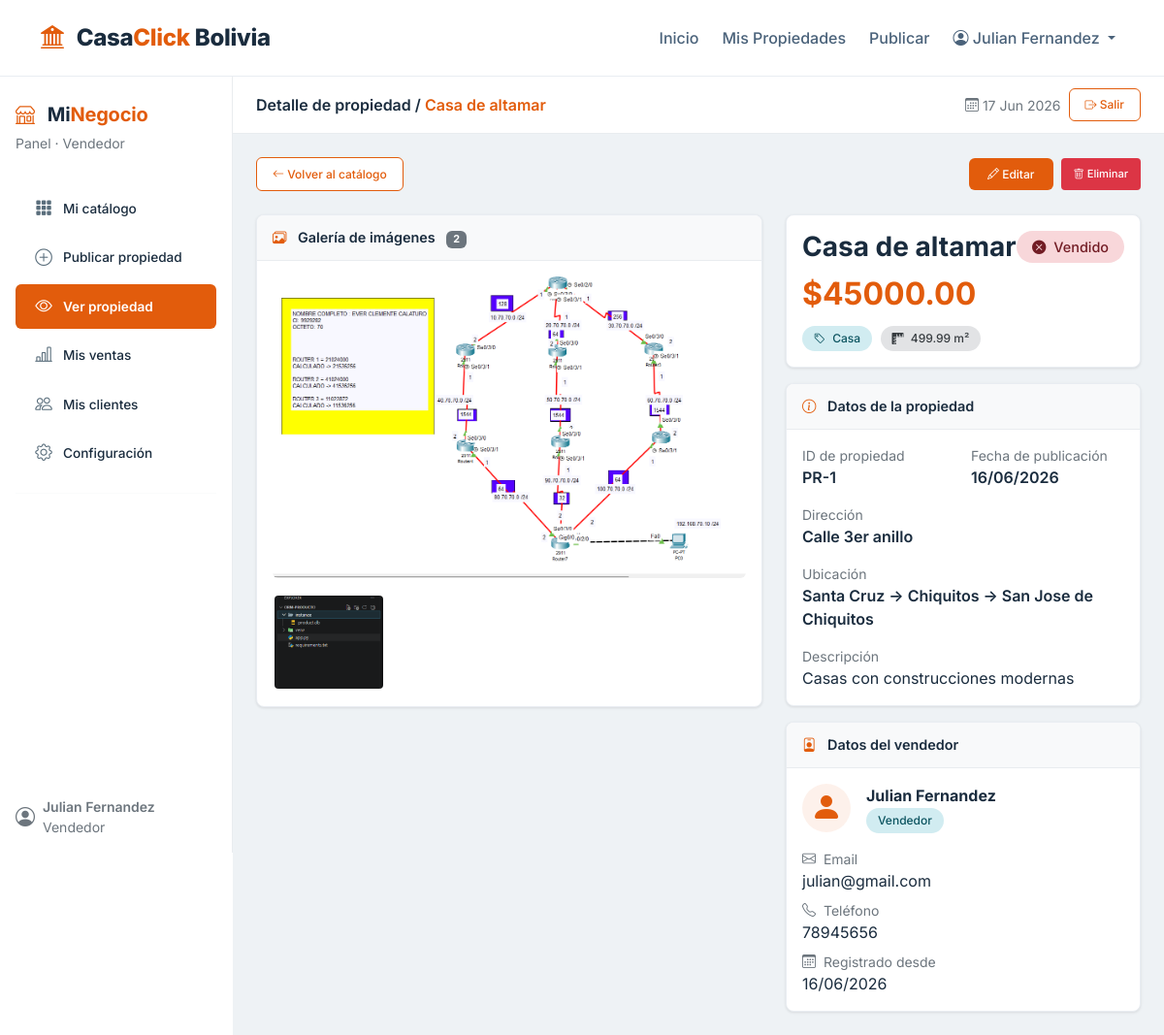
Page /vendedor/propiedad/1 (signed in) on the earlier database version.
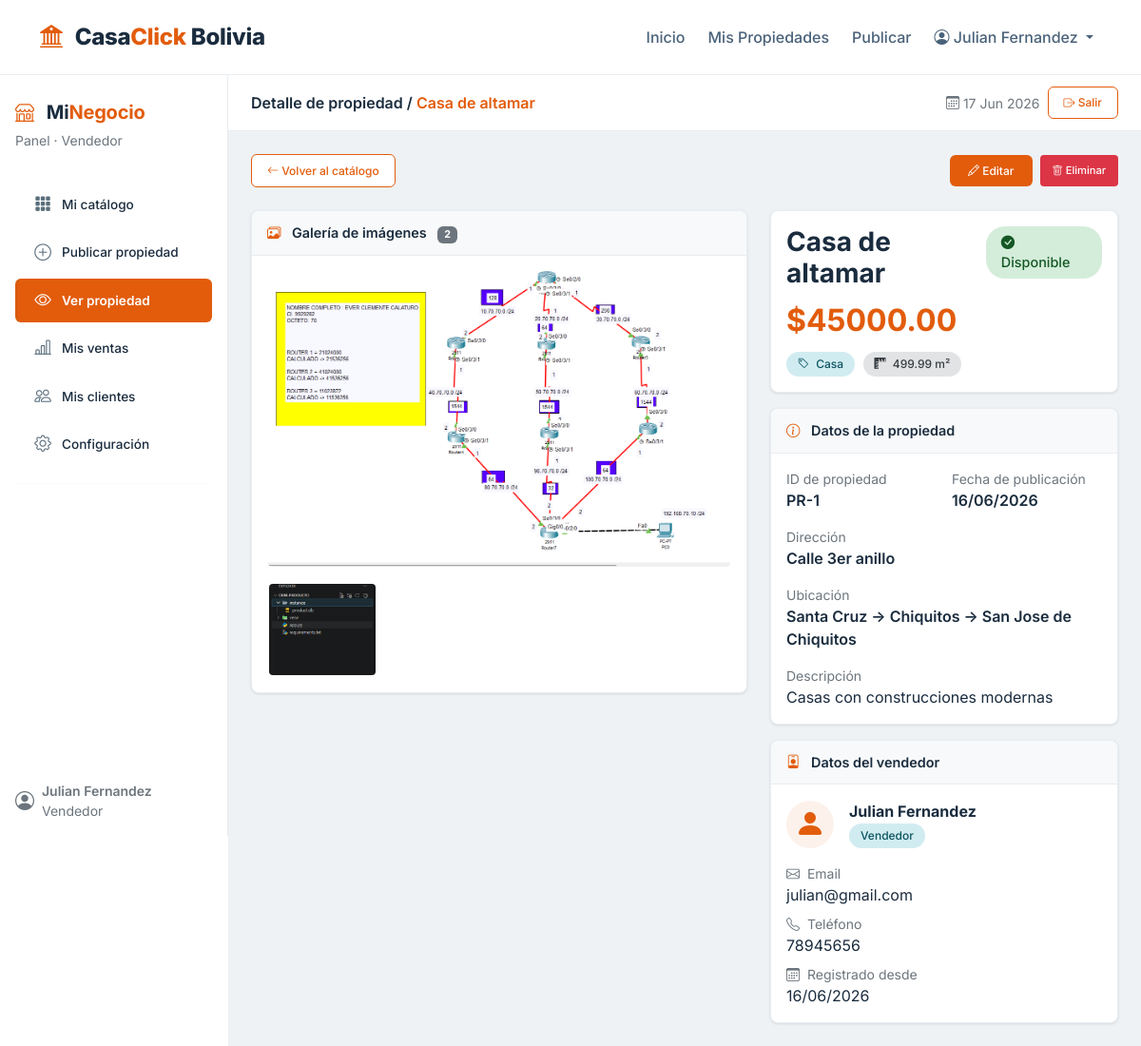
Same page on the later database version.
### app/models.py (models this page shows, shortened)
class Propiedad(db.Model):
    __tablename__ = "propiedades"
    id_propiedad = db.Column(db.Integer, primary_key=True)
    titulo = db.Column(db.String(200), nullable=False)
    descripcion = db.Column(db.Text, nullable=False)
    tipo = db.Column(db.String(50), nullable=False)
    superficie = db.Column(db.Float, nullable=False)
    direccion = db.Column(db.String(255), nullable=False)
    precio = db.Column(db.Float, nullable=False)
    estado = db.Column(db.String(50), nullable=False)
    fecha_publicacion = db.Column(db.Date, nullable=False)
    id_departamento = db.Column(db.Integer, db.ForeignKey('departamentos.id_departamento'), nullable=False)
    id_provincia = db.Column(db.Integer, db.ForeignKey('provincias.id_provincia'), nullable=False)
    id_ciudad = db.Column(db.Integer, db.ForeignKey('ciudades.id_ciudad'), nullable=False)
    id_usuario = db.Column(db.Integer, db.ForeignKey('users.id_usuario'), nullable=False)
    usuario = db.relationship('Usuario', back_populates='propiedades')
    departamento = db.relationship('Departamento', back_populates='propiedades')
    provincia = db.relationship('Provincia', back_populates='propiedades')
    ciudad = db.relationship('Ciudad', back_populates='propiedades')
    imagenes = db.relationship('Imagen',back_populates='propiedad', lazy=True, cascade="all, delete-orphan")

### app/vendedor/routes.py (the view)
@vendedor_bp.route("/propiedad/<int:id_propiedad>")
@login_required
def ver_propiedad(id_propiedad):
    if current_user.rol.lower() != 'vendedor':
        return render_template("main/index.html")
    propiedad = Propiedad.query.get_or_404(id_propiedad)
    if propiedad.id_usuario != current_user.id_usuario:
        return render_template("main/index.html")
    vendedor = Usuario.query.get(propiedad.id_usuario)
    departamento = Departamento.query.get(propiedad.id_departamento)
    provincia = Provincia.query.get(propiedad.id_provincia)
    ciudad = Ciudad.query.get(propiedad.id_ciudad)
    imagenes = Imagen.query.filter_by(id_propiedad=id_propiedad).all()
    datos_vendedor = vendedor.to_dict() if vendedor else None
    if datos_vendedor and 'password' in datos_vendedor:
        del datos_vendedor['password']
    return render_template(
        "vendedor/propiedad.html",
        propiedad=propiedad,
        vendedor=datos_vendedor,
        departamento=departamento,
        provincia=provincia,
        ciudad=ciudad,
        imagenes=imagenes
    )

### app/models.py (called while the page is built)
    def to_dict(self):
        return {
            "id_usuario": self.id_usuario,
            "nombre": self.nombre,
            "email": self.email,
            "telefono": self.telefono,
            "rol": self.rol,
            "fecha_registro": self.fecha_registro
        }

### app/templates/vendedor/propiedad.html (shortened to what the changed rows need)
{% extends 'base.html' %}
{% block content %}
<div class="container-fluid p-0 d-flex flex-column min-vh-100">
    <div class="row g-0 flex-grow-1">
        <div class="col bg-light" style="background-color: #eef2f5 !important;">
            <div class="top-bar d-flex justify-content-between align-items-center">
                <div class="d-flex align-items-center gap-2">
                    <h5 class="mb-0 fw-semibold" style="font-size: 1rem;">Detalle de propiedad / <span class="text-orange-sobre">{{ propiedad.titulo|truncate(30) }}</span></h5>
                </div>
            </div>
            <div class="p-3 p-md-4">
                <div class="row g-4">
                    <div class="col-lg-5">
                        <div class="card-plain mb-3">
                            <div class="p-3">
                                <div class="d-flex justify-content-between align-items-start mb-2">
                                    <h3 class="fw-bold mb-0" style="color: #1a2c3e;">{{ propiedad.titulo }}</h3>
                                    <span class="badge-flat
                                        {% if propiedad.estado == 'disponible' %}badge-success-flat
                                        {% elif propiedad.estado == 'vendido' %}badge-danger-flat
                                        {% else %}badge-warning-flat{% endif %}"
                                        style="font-size: 0.9rem; padding: 6px 16px;">
                                        <i class="bi
                                            {% if propiedad.estado == 'disponible' %}bi-check-circle-fill
                                            {% elif propiedad.estado == 'vendido' %}bi-x-circle-fill
                                            {% else %}bi-clock-fill{% endif %} me-1"></i>
                                        {{ propiedad.estado|capitalize }}
                                    </span>
                                </div>
                                <div class="product-price" style="font-size: 2rem; font-weight: 700; color: #e25c0c;">
                                    ${{ "%.2f"|format(propiedad.precio) }}
                                </div>
                                <div class="mt-2">
                                    <span class="badge-flat badge-info-flat">
                                        <i class="bi bi-tag me-1"></i> {{ propiedad.tipo|capitalize }}
                                    </span>
                                    <span class="badge-flat badge-secondary-flat ms-1">
                                        <i class="bi bi-rulers me-1"></i> {{ propiedad.superficie }} m²
                                    </span>
                                </div>
                            </div>
                        </div>
                        <div class="card-plain mb-3">
                            <div class="p-3">
                                <div class="row g-3">
                                    <div class="col-6">
                                        <label class="text-secondary small d-block">ID de propiedad</label>
                                        <span class="fw-semibold">PR-{{ propiedad.id_propiedad }}</span>
                                    </div>
                                    <div class="col-6">
                                        <label class="text-secondary small d-block">Fecha de publicación</label>
                                        <span class="fw-semibold">{{ propiedad.fecha_publicacion.strftime('%d/%m/%Y') }}</span>
                                    </div>
                                    <div class="col-12">
                                        <label class="text-secondary small d-block">Dirección</label>
                                        <span class="fw-semibold">{{ propiedad.direccion }}</span>
                                    </div>
                                    <div class="col-12">
                                        <label class="text-secondary small d-block">Descripción</label>
                                        <p class="mb-0" style="white-space: pre-wrap;">{{ propiedad.descripcion }}</p>
                                    </div>
                                </div>
                            </div>
                        </div>
                    </div>
                </div>
            </div>
        </div>
    </div>
</div>
{% endblock %}

Differences in the rows shown:
changed Propiedad "Casa de altamar": estado "Vendido" → "Disponible"
